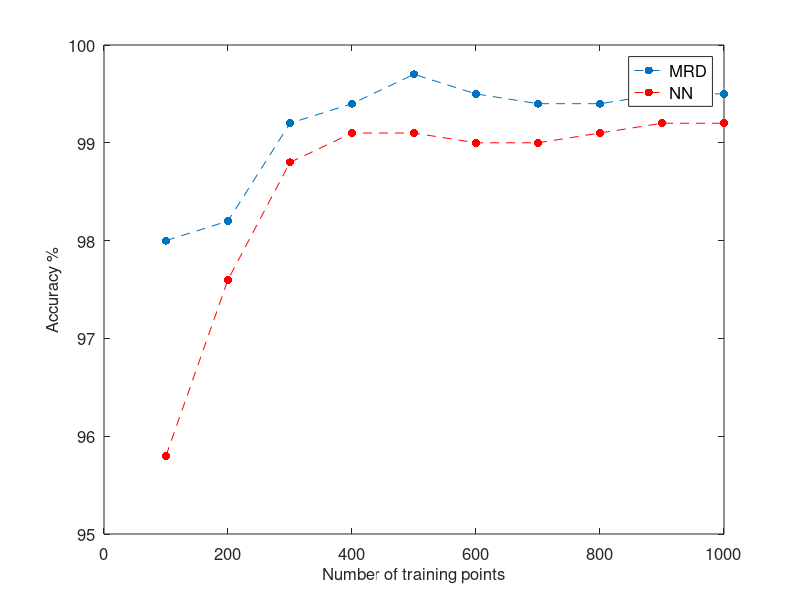

This figure's MATLAB source:
subsets = 100:100:1000;

 svargplvmErrorsLog = [20,18,8,6,3,5,6,6,5,5];
 NNerrorsLog = [42,24,12,9,9,10,10,9,8,8];

 
svargplvmErrors = [];
NNerrors = [];
varianceAll = [];

allExperiments = [3334 3336:3344];
for i=1:length(allExperiments)
    try
    curExp = allExperiments(i);
   % load(['demOilSvargplvm' num2str(curExp)])
   % model.N
    load(['demOilSvargplvmPred' num2str(curExp)])
     if errors.gplvm~=svargplvmErrorsLog(i)
         warning(['Mismatch for svargplvm in experiment ' num2str(curExp)])
     end
      if  errors.NN ~= NNerrorsLog(i)
         warning(['Mismatch for NN in experiment ' num2str(curExp)])
      end
   % fprintf('Exp: %d. ErrorGplvm:%.3f - ErrorGplvmLogs: %.3f\n',curExp, errors.gplvm, svargplvmErrors(i));
   svargplvmErrors = [svargplvmErrors errors.gplvm];
   NNerrors = [NNerrors errors.NN];
     curVar = sum(sum(predictions.varX))/length(predictions.varX(:));
     varianceAll = [varianceAll curVar];
%     catch %%%%%%TEMP
%            svargplvmErrors = [svargplvmErrors 3];
%          NNerrors = [NNerrors 9];
%          curVar = 0;
%         varianceAll = [varianceAll curVar]; %%%%%%%%%TEMP
    end %%%%TEMP
end


svargplvmErrors = svargplvmErrorsLog;%%%%%%%%%
NNerrors = NNerrorsLog;%%%

accuracySvargplvm = (1000 - svargplvmErrors)/10;
accuracyNN = (1000 - NNerrors)/10;

% plot(subsets, svargplvmErrors, 'x-')
% hold on
% plot(subsets, NNerrors, 'x-r')
% hold off

%errorbar(subsets,svargplvmErrors/100,varianceAll/2)

plot(subsets, accuracySvargplvm, '.--', 'MarkerSize', 18)
hold on
plot(subsets, accuracyNN, '.--r','MarkerSize', 18)
hold off
set(gca,'FontSize',12)
legend('MRD','NN','FontSize',12)
xlabel('Number of training points','FontSize',12)
ylabel('Accuracy %','FontSize',12)